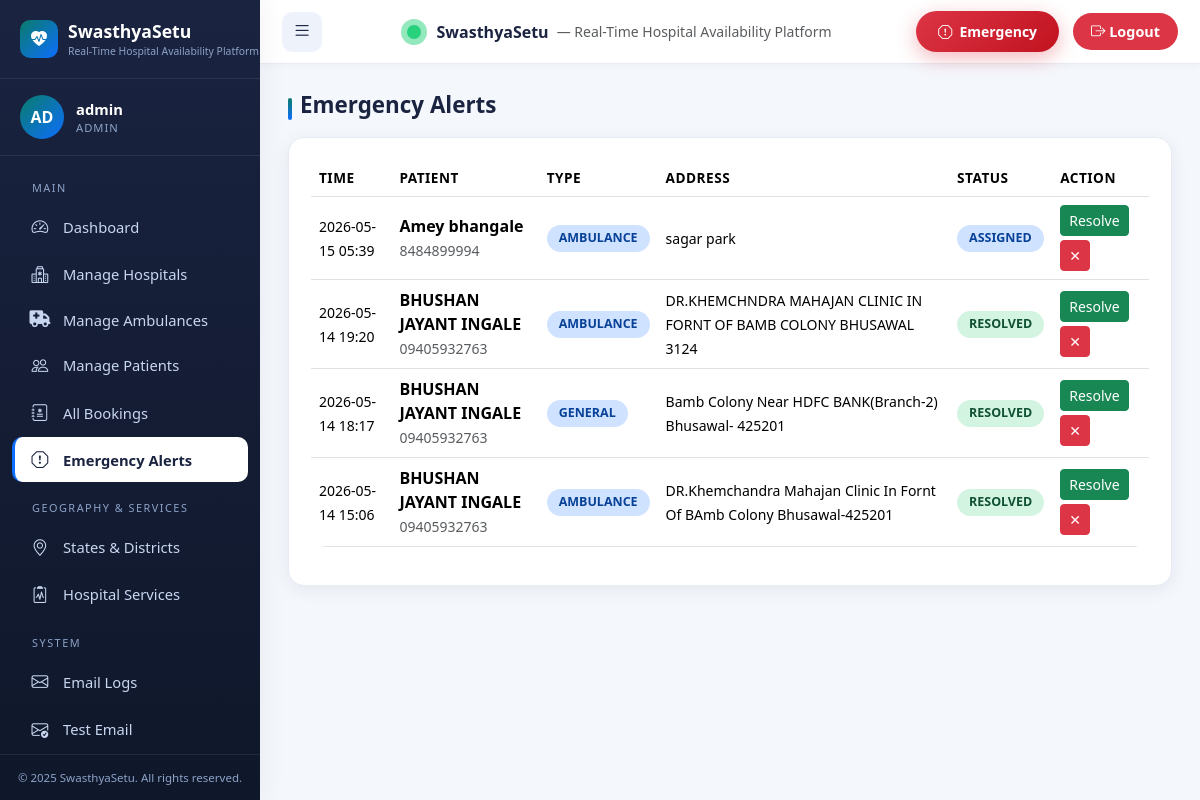
The page /admin/emergency-alerts (signed in) on the database its author committed.
### app.py (models this page shows, shortened)
class SiteContent(db.Model):
    __tablename__ = 'site_content'
    id = db.Column(db.Integer, primary_key=True)
    key = db.Column(db.String(100), unique=True, nullable=False)
    value = db.Column(db.Text, nullable=False)
    description = db.Column(db.String(255))

class User(UserMixin, db.Model):
    __tablename__ = 'users'
    id = db.Column(db.Integer, primary_key=True)
    email = db.Column(db.String(120), unique=True, nullable=False, index=True)
    password_hash = db.Column(db.String(255), nullable=False)
    role = db.Column(db.String(20), nullable=False)  # admin, hospital, patient
    is_active = db.Column(db.Boolean, default=True)
    is_approved = db.Column(db.Boolean, default=False)
    created_at = db.Column(db.DateTime, default=datetime.utcnow)
    unique_id = db.Column(db.String(20), unique=True, nullable=True)
    hospital_profile = db.relationship('HospitalProfile', backref='user', uselist=False)
    patient_profile = db.relationship('PatientProfile', backref='user', uselist=False)
    bookings = db.relationship('Booking', foreign_keys='Booking.patient_id', backref='patient')
    @property
    def display_name(self):
        if self.role == 'hospital' and self.hospital_profile:
            return self.hospital_profile.hospital_name
        if self.role == 'patient' and self.patient_profile:
            return self.patient_profile.full_name
        return self.email.split('@')[0]
    @property
    def initials(self):
        name = self.display_name or self.email
        parts = name.split()
        if len(parts) >= 2:
            return (parts[0][0] + parts[1][0]).upper()
        return name[:2].upper()

class EmergencyAlert(db.Model):
    __tablename__ = 'emergency_alerts'
    id = db.Column(db.Integer, primary_key=True)
    patient_name = db.Column(db.String(100), nullable=False)
    patient_phone = db.Column(db.String(20), nullable=False)
    patient_email = db.Column(db.String(120), nullable=True)
    patient_address = db.Column(db.Text, nullable=False)
    alert_type = db.Column(db.String(20), default='ambulance')  # ambulance, icu, general
    hospital_id = db.Column(db.Integer, db.ForeignKey('hospital_profiles.id'), nullable=True)
    status = db.Column(db.String(20), default='open')  # open, assigned, resolved
    notes = db.Column(db.Text, nullable=True)
    created_at = db.Column(db.DateTime, default=datetime.utcnow)
    hospital = db.relationship('HospitalProfile')

### app.py (the view, shortened to what this page needs)
@app.route('/admin/emergency-alerts', methods=['GET', 'POST'])
@login_required
@role_required('admin')
def admin_emergency_alerts():
    alerts = EmergencyAlert.query.order_by(EmergencyAlert.created_at.desc()).all()
    hospitals = HospitalProfile.query.join(User).filter(User.is_approved == True).all()
    return render_template('admin/emergency_alerts.html', alerts=alerts, hospitals=hospitals)

### app.py (called while the page is built)
def role_required(*roles):
    def decorator(f):
        @wraps(f)
        def decorated(*args, **kwargs):
            if not current_user.is_authenticated:
                flash('Please login to access this page.', 'warning')
                return redirect(url_for('login'))
            if current_user.role not in roles:
                flash("You don't have permission to access this page.", 'danger')
                return redirect(url_for('index'))
            return f(*args, **kwargs)
        return decorated
    return decorator

### templates/admin/emergency_alerts.html (shortened to what this page needs)
{% extends 'base.html' %}
{% block content %}
<h2 class="section-title">Emergency Alerts</h2>
<div class="card-soft">
  <div class="table-responsive"><table class="table align-middle">
    <thead><tr><th>Time</th><th>Patient</th><th>Type</th><th>Address</th><th>Status</th><th>Action</th></tr></thead>
    <tbody>
      {% for a in alerts %}
      <tr>
        <td><small>{{ a.created_at.strftime('%Y-%m-%d %H:%M') }}</small></td>
        <td><strong>{{ a.patient_name }}</strong><br><small class="text-muted">{{ a.patient_phone }}</small></td>
        <td><span class="status-badge status-on_route">{{ a.alert_type }}</span></td>
        <td><small>{{ a.patient_address }}</small></td>
        <td><span class="status-badge status-{{ a.status }}">{{ a.status }}</span></td>
        <td>
          <form method="post" class="d-flex gap-1 flex-wrap">
            <button name="action" value="resolve" class="btn btn-sm btn-success">Resolve</button>
            <button name="action" value="delete" class="btn btn-sm btn-danger" onclick="return confirm('Delete?')">✕</button>
          </form>
        </td>
      </tr>
      {% else %}<tr><td colspan="6" class="text-center text-muted">No alerts.</td></tr>{% endfor %}
    </tbody></table></div>
</div>
{% endblock %}

### templates/base.html (shortened to what this page needs)
<!doctype html>
<html lang="en">
<head>
  <link href="https://cdn.jsdelivr.net/npm/bootstrap@5.3.3/dist/css/bootstrap.min.css" rel="stylesheet">
  <link rel="stylesheet" href="https://cdn.jsdelivr.net/npm/bootstrap-icons@1.11.3/font/bootstrap-icons.css">
  <link rel="stylesheet" href="https://cdnjs.cloudflare.com/ajax/libs/font-awesome/6.5.2/css/all.min.css">
  <link rel="stylesheet" href="https://cdnjs.cloudflare.com/ajax/libs/animate.css/4.1.1/animate.min.css">
  <link rel="stylesheet" href="https://unpkg.com/leaflet@1.9.4/dist/leaflet.css">
  <link href="{{ url_for('static', filename='css/main.css') }}" rel="stylesheet">
  <link href="{{ url_for('static', filename='css/sidebar.css') }}" rel="stylesheet">
  <link href="{{ url_for('static', filename='css/dashboard.css') }}" rel="stylesheet">
</head>
<body>
  {% if current_user.is_authenticated %}
  <div class="layout">
    <aside class="sidebar" id="sidebar">
      <div class="sidebar-brand">
        <div class="brand-icon"><i class="bi bi-heart-pulse-fill"></i></div>
        <div>
          <span class="brand-text">{{ APP_NAME }}</span>
          <span class="brand-sub">{{ APP_TAGLINE }}</span>
        </div>
      </div>
      <div class="user-card">
        <div class="avatar">{{ current_user.initials }}</div>
        <div class="info">
          <div class="name">{{ current_user.display_name }}</div>
          <div class="role">{{ current_user.role }}</div>
        </div>
      </div>
      <nav class="sidebar-nav">
        {% set ep = request.endpoint or '' %}
        {% if current_user.role == 'admin' %}
          <div class="sidebar-section-label">Main</div>
          <ul>
            <li><a href="{{ url_for('admin_dashboard') }}" class="{{ 'active' if ep=='admin_dashboard' else '' }}"><i class="bi bi-speedometer2"></i><span>Dashboard</span></a></li>
            <li><a href="{{ url_for('admin_hospitals') }}" class="{{ 'active' if 'hospital' in ep and 'admin' in ep else '' }}"><i class="bi bi-hospital"></i><span>Manage Hospitals</span></a></li>
            <li><a href="{{ url_for('admin_ambulances') }}" class="{{ 'active' if ep=='admin_ambulances' else '' }}"><i class="fa-solid fa-truck-medical"></i><span>Manage Ambulances</span></a></li>
            <li><a href="{{ url_for('admin_patients') }}" class="{{ 'active' if 'patient' in ep else '' }}"><i class="bi bi-people"></i><span>Manage Patients</span></a></li>
            <li><a href="{{ url_for('admin_bookings') }}" class="{{ 'active' if ep=='admin_bookings' else '' }}"><i class="bi bi-journal-medical"></i><span>All Bookings</span></a></li>
            <li><a href="{{ url_for('admin_emergency_alerts') }}" class="{{ 'active' if ep=='admin_emergency_alerts' else '' }}"><i class="bi bi-exclamation-octagon"></i><span>Emergency Alerts</span></a></li>
          </ul>
          <div class="sidebar-section-label">Geography & Services</div>
          <ul>
            <li><a href="{{ url_for('manage_states') }}" class="{{ 'active' if ep in ['manage_states','manage_districts'] else '' }}"><i class="bi bi-geo-alt"></i><span>States & Districts</span></a></li>
            <li><a href="{{ url_for('admin_hospital_services') }}" class="{{ 'active' if ep=='admin_hospital_services' else '' }}"><i class="bi bi-clipboard2-pulse"></i><span>Hospital Services</span></a></li>
          </ul>
          <div class="sidebar-section-label">System</div>
          <ul>
            <li><a href="{{ url_for('admin_emails') }}" class="{{ 'active' if 'email' in ep and ep != 'admin_test_email' else '' }}"><i class="bi bi-envelope"></i><span>Email Logs</span></a></li>
            <li><a href="{{ url_for('admin_test_email') }}" class="{{ 'active' if ep=='admin_test_email' else '' }}"><i class="bi bi-envelope-check"></i><span>Test Email</span></a></li>
          </ul>
        {% endif %}
      </nav>
      <div class="sidebar-footer">{{ APP_COPYRIGHT }}</div>
    </aside>
    <div class="main-area">
      <header class="topbar">
        <button class="toggle-btn" id="sidebarToggle" aria-label="Toggle sidebar"><i class="bi bi-list"></i></button>
        <div class="d-flex align-items-center gap-2">
          <span class="brand-pulse"></span>
          <strong>{{ APP_NAME }}</strong>
          <span class="text-muted small d-none d-md-inline">— {{ APP_TAGLINE }}</span>
        </div>
        <div class="topbar-right">
          <button type="button"
                  class="btn btn-emergency btn-sm d-none d-sm-inline-flex emergency-modal-trigger"
                  data-bs-toggle="modal" data-bs-target="#emergencyModal">
            <i class="bi bi-exclamation-octagon"></i>&nbsp; Emergency
          </button>
          <a class="logout-btn" href="{{ url_for('logout') }}"><i class="bi bi-box-arrow-right"></i> Logout</a>
        </div>
      </header>
      <main class="content">
        {% block content %}{% endblock %}
      </main>
    </div>
  </div>
  {% endif %}
</body>
</html>

### static/css/main.css (style rules this page uses)
:root { --primary: #0a7c6b; --primary-dark: #086053; --primary-light: #1aa28d; --accent: #0d6efd; --emergency: #dc3545; --success: #198754; --warning: #ffc107; --info: #0dcaf0; --sidebar-bg: #1a2340; --sidebar-bg-2: #0f172a; --sidebar-text: #c8d6f0; --sidebar-text-muted: #8da3c8; --body-bg: #f4f7fc; --card-bg: #ffffff; --text: #1a2340; --text-muted: #6c757d; --border: #e7ecf3; --radius: 16px; --shadow: 0 4px 18px rgba(15, 23, 42, 0.07); --shadow-hover: 0 10px 28px rgba(15, 23, 42, 0.13); }
* { box-sizing: border-box; }
body { font-family: 'Segoe UI', system-ui, -apple-system, 'Helvetica Neue', Arial, sans-serif; background: var(--body-bg); color: var(--text); margin: 0; padding: 0; min-height: 100vh; }
a { color: var(--accent); text-decoration: none; }
.btn-emergency { background: linear-gradient(135deg, #dc3545, #c1121f); border: none; border-radius: 30px; padding: 10px 22px; font-weight: 700; color: #fff; box-shadow: 0 6px 20px rgba(220, 53, 69, 0.35); }
.card-soft { background: var(--card-bg); border-radius: var(--radius); border: 1px solid var(--border); box-shadow: var(--shadow); padding: 22px; transition: box-shadow .2s, transform .2s; }
.section-title { font-weight: 700; font-size: 1.4rem; color: var(--text); margin-bottom: 18px; position: relative; padding-left: 12px; }
.section-title::before { content: ''; position: absolute; left: 0; top: 6px; height: 22px; width: 4px; background: linear-gradient(180deg, var(--primary), var(--accent)); border-radius: 4px; }
.brand-pulse { display: inline-block; width: 14px; height: 14px; background: #28d17c; border-radius: 50%; margin-right: 8px; position: relative; vertical-align: middle; }
.brand-pulse::after { content: ''; position: absolute; inset: -6px; border-radius: 50%; background: rgba(40, 209, 124, 0.5); animation: pulse 1.6s infinite; }
.status-badge { display: inline-block; padding: 4px 12px; border-radius: 20px; font-size: .78rem; font-weight: 700; text-transform: uppercase; }
.status-available, .status-confirmed, .status-resolved { background: #d4f4e2; color: #0f5132; }
.status-booked, .status-assigned, .status-on_route { background: #cfe2ff; color: #084298; }
.table { background: white; border-radius: var(--radius); overflow: hidden; }
.table thead { background: #f1f5fb; color: var(--text); }
.table th { font-weight: 600; font-size: .85rem; text-transform: uppercase; letter-spacing: .5px; }

### rows shown on the page
SiteContent: value "Real-Time Hospital Availability Platform"
User: initials "AD", display_name "admin", role "ADMIN"
EmergencyAlert: created_at "2026-05-15 05:39", patient_name "Amey bhangale", patient_phone "8484899994", alert_type "AMBULANCE", patient_address "sagar park", status "ASSIGNED"
EmergencyAlert: created_at "2026-05-14 19:20", patient_name "BHUSHAN JAYANT INGALE", patient_phone "09405932763", alert_type "AMBULANCE", patient_address "DR.KHEMCHNDRA MAHAJAN CLINIC IN FORNT OF BAMB COLONY BHUSAWAL 3124", status "RESOLVED"
EmergencyAlert: created_at "2026-05-14 18:17", patient_name "BHUSHAN JAYANT INGALE", patient_phone "09405932763", alert_type "GENERAL", patient_address "Bamb Colony Near HDFC BANK(Branch-2) Bhusawal- 425201", status "RESOLVED"
EmergencyAlert: created_at "2026-05-14 15:06", patient_name "BHUSHAN JAYANT INGALE", patient_phone "09405932763", alert_type "AMBULANCE", patient_address "DR.Khemchandra Mahajan Clinic In Fornt Of BAmb Colony Bhusawal-425201", status "RESOLVED"

### other values the page prints
{{ APP_NAME }} "SwasthyaSetu"
{{ APP_COPYRIGHT }} "© 2025 SwasthyaSetu. All rights reserved."
